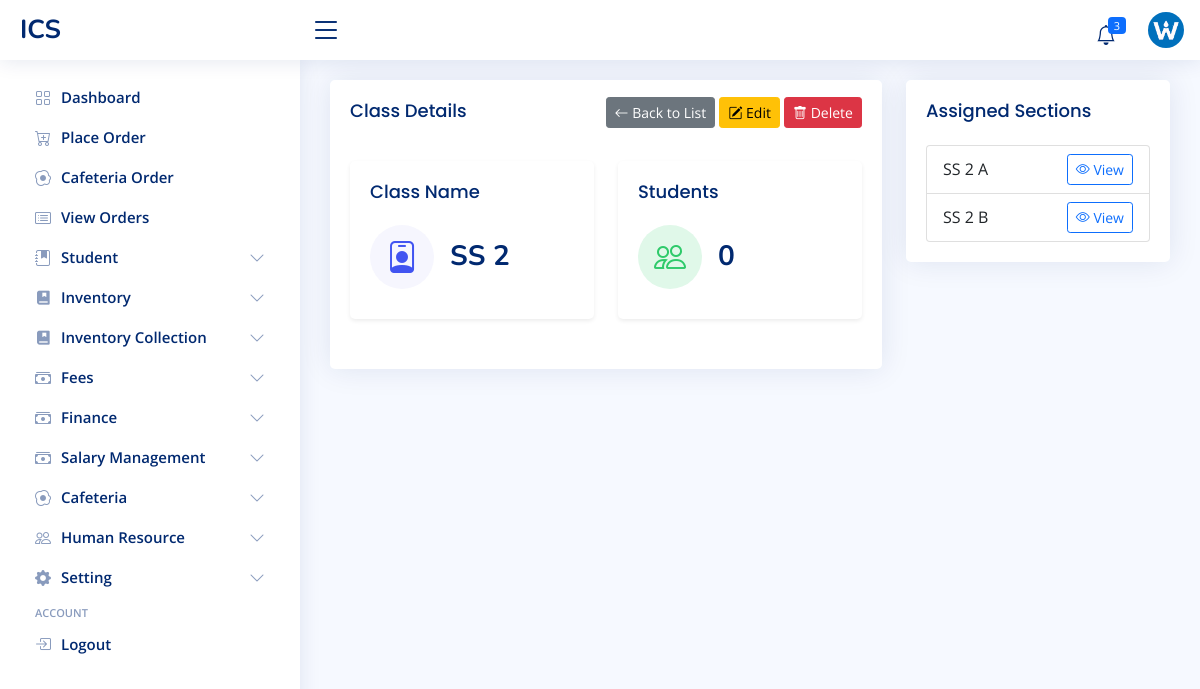
Screenshot of /class/3/ (signed in) with the database file from the repository.
### admin_site/models.py (models this page shows, shortened)
class SchoolInfoModel(models.Model):
    name = models.CharField(max_length=250)
    short_name = models.CharField(max_length=50)
    logo = models.FileField(upload_to='images/logo', blank=True, null=True)
    mobile = models.CharField(max_length=20)
    email = models.EmailField()
    address = models.CharField(max_length=255)
    def __str__(self):
        return self.short_name.upper()

class ClassesModel(models.Model):
    name = models.CharField(max_length=100, unique=True)
    section = models.ManyToManyField(ClassSectionModel, blank=True)
    created_at = models.DateTimeField(auto_now_add=True, blank=True, null=True)
    updated_at = models.DateTimeField(auto_now=True, blank=True, null=True)
    class Meta:
        constraints = [models.UniqueConstraint(fields=['name'], name='unique_name_class_type_combo')]
    def number_of_students(self):
        StudentModel = apps.get_model('student', 'StudentModel')
        return StudentModel.objects.filter(student_class=self).count()

class ClassSectionModel(models.Model):
    name = models.CharField(max_length=100, unique=True)
    created_at = models.DateTimeField(auto_now_add=True, blank=True, null=True)
    updated_at = models.DateTimeField(auto_now=True, blank=True, null=True)
    class Meta:
        constraints = [models.UniqueConstraint(fields=['name'], name='unique_class_name_type_combo')]
    def __str__(self):
        return self.name.upper()

### admin_site/views.py (the view)
# urls.py: path('class/<int:pk>/', ClassDetailView.as_view(), name='class_detail'),
class ClassDetailView(LoginRequiredMixin, PermissionRequiredMixin, DetailView):
    model = ClassesModel
    permission_required = 'admin_site.add_classesmodel'
    template_name = 'admin_site/class/detail.html'
    context_object_name = "class"
    def get_context_data(self, **kwargs):
        context = super().get_context_data(**kwargs)
        context['form'] = ClassForm()
        context['class_section_list'] = ClassSectionModel.objects.all()
        return context

### admin_site/templates/admin_site/class/detail.html (shortened to what this page needs)
{% extends 'admin_site/layout.html' %}
{% block 'main' %}
<div class="row">
    <div class="col-xl-8">
        <div class="card">
            <div class="card-body">
                <div class="d-flex justify-content-between align-items-center">
                    <h5 class="card-title">Class Details</h5>
                    <div>
                        <a href="{% url 'class_index' %}" class="btn btn-secondary btn-sm" title="Back to List">
                            <i class="bi bi-arrow-left"></i> Back to List
                        </a>
                        <button type="button" title="Edit Class" class="btn btn-warning btn-sm" data-bs-toggle="modal" data-bs-target="#editClassModal">
                            <i class="bi bi-pencil-square"></i> Edit
                        </button>
                        <a type="button" title="Delete Class" href="{% url 'class_delete' class.id %}" class="btn btn-danger btn-sm">
                            <i class="bi bi-trash"></i> Delete
                        </a>
                    </div>
                </div>
                <div class="row mt-3">
                    <div class="col-md-6">
                        <div class="card info-card sales-card shadow-sm">
                            <div class="card-body">
                                <h5 class="card-title">Class Name</span></h5>
                                <div class="d-flex align-items-center">
                                    <div class="card-icon rounded-circle d-flex align-items-center justify-content-center">
                                        <i class="bi bi-person-badge"></i>
                                    </div>
                                    <div class="ps-3">
                                        <h6>{{ class.name|upper }}</h6>
                                    </div>
                                </div>
                            </div>
                        </div>
                    </div>
                    <div class="col-md-6">
                        <div class="card info-card revenue-card shadow-sm">
                            <div class="card-body">
                                <h5 class="card-title">Students</span></h5>
                                <div class="d-flex align-items-center">
                                    <div class="card-icon rounded-circle d-flex align-items-center justify-content-center">
                                        <i class="bi bi-people"></i>
                                    </div>
                                    <div class="ps-3">
                                        <h6>{{ class.number_of_students }}</h6>
                                    </div>
                                </div>
                            </div>
                        </div>
                    </div>
                </div>
            </div>
        </div>
    </div>
    <div class="col-xl-4">
        <div class="card">
            <div class="card-body">
                <h5 class="card-title">Assigned Sections</h5>
                {% if class.section.all %}
                    <ul class="list-group">
                        {% for section in class.section.all %}
                            <li class="list-group-item d-flex justify-content-between align-items-center">
                                {{ class.name|upper }} {{ section.name|upper }}
                                <a title="View Section Roster" href="{% url 'class_section_info_detail' class.id section.id %}" class="btn btn-outline-primary btn-sm">
                                    <i class="bi bi-eye"></i> View
                                </a>
                            </li>
                        {% endfor %}
                    </ul>
                {% else %}
                    <div class="alert alert-warning text-center">
                        No sections have been assigned to this class.
                    </div>
                {% endif %}
            </div>
        </div>
    </div>
</div>
{% endblock %}

### admin_site/templates/admin_site/layout.html (shortened to what this page needs)
<!DOCTYPE html>
{% load static %}
<html lang="en">
<head>
    <link href="{% static 'admin_site/vendor/bootstrap/css/bootstrap.min.css' %}" rel="stylesheet">
    <link href="{% static 'admin_site/vendor/bootstrap-icons/bootstrap-icons.css' %}" rel="stylesheet">
    <link href="{% static 'admin_site/vendor/boxicons/css/boxicons.min.css' %}" rel="stylesheet">
    <link href="{% static 'admin_site/vendor/quill/quill.snow.css' %}" rel="stylesheet">
    <link href="{% static 'admin_site/vendor/quill/quill.bubble.css' %}" rel="stylesheet">
    <link href="{% static 'admin_site/vendor/remixicon/remixicon.css' %}" rel="stylesheet">
    <link href="{% static 'admin_site/vendor/simple-datatables/style.css' %}" rel="stylesheet">
    <link href="{% static 'admin_site/styles/style.css' %}" rel="stylesheet">
</head>
<body>
<header class="header non-printable fixed-top d-flex align-items-center" id="header">
    <div class="d-flex align-items-center justify-content-between">
        <a class="logo d-flex align-items-center" href="{% url 'admin_dashboard' %}">
            <span class="d-none d-lg-block">{{ school_info|upper }}</span>
        </a>
        <i class="bi bi-list toggle-sidebar-btn"></i>
    </div>
    <nav class="header-nav ms-auto">
        <ul class="d-flex align-items-center">
            <li class="nav-item dropdown">
          <a class="nav-link nav-icon" href="#" data-bs-toggle="dropdown">
            <i class="bi bi-bell"></i>
            <span class="badge bg-primary badge-number">{{ low_stock }}</span>
          </a>
        </li>
            <li class="nav-item dropdown pe-3">
                <a class="nav-link nav-profile d-flex align-items-center pe-0" data-bs-toggle="dropdown" href="#">
                    {% if user.is_superuser %}
                    <img alt="Profile" class="rounded-circle" src="{{ school_info.logo.url }}">
                    {% else %}
                    {% if user.profile.staff.image %}
                    <img alt="Profile" class="rounded-circle" src="{{user.profile.staff.image.url}}">
                    {% else %}
                    <img alt="Profile" class="rounded-circle" src="{% static 'admin_site/images/default_image.jpg' %}">
                    {% endif %}
                    {% endif %}
                </a>
            </li>
        </ul>
    </nav>
</header>
<aside class="sidebar non-printable" id="sidebar" style="">
    <ul class="sidebar-nav" id="sidebar-nav">
        <li class="nav-item">
            <a class="nav-link collapsed" href="{% url 'admin_dashboard' %}">
                <i class="bi bi-grid"></i>
                <span>Dashboard</span>
            </a>
        </li>
        {% if 'inventory.add_salemodel' in perms %}
        <li class="nav-item">
            <a class="nav-link collapsed" href="{% url 'place_order' %}">
                <i class="bi bi-cart-plus"></i>
                <span>Place Order</span>
            </a>
        </li>
        {% endif %}
        {% if 'cafeteria.add_mealcollectionmodel' in perms %}
        <li class="nav-item">
            <a class="nav-link collapsed" href="{% url 'cafeteria_collection_live' %}">
                <i class="bi bi-egg-fried"></i>
                <span>Cafeteria Order</span>
            </a>
        </li>
        {% endif %}
        {% if 'inventory.view_salemodel' in perms %}
        <li class="nav-item">
            <a class="nav-link collapsed" href="{% url 'view_orders' %}">
                <i class="bi bi-card-list"></i>
                <span>View Orders</span>
            </a>
        </li>
        {% endif %}
        {% if 'student.add_studentmodel' in perms or 'student.view_studentmodel' in perms or 'student.view_studentsettingmodel' in perms %}
            <li class="nav-item">
                <a class="nav-link collapsed" data-bs-target="#stud" data-bs-toggle="collapse" href="#">
                    <i class="bi bi-journal-bookmark-fill"></i><span>Student</span><i
                        class="bi bi-chevron-down ms-auto"></i>
                </a>
            </li>
            {% endif %}
        {% if 'inventory.view_itemmodel' in perms or 'inventory.view_stockinmodel' in perms or 'inventory.view_inventorycollectionmodel' in perms %}
        <li class="nav-item">
            <a class="nav-link collapsed" data-bs-target="#acad" data-bs-toggle="collapse" href="#">
                <i class="ri-book-mark-fill"></i><span>Inventory</span><i class="bi bi-chevron-down ms-auto"></i>
            </a>
        </li>
        {% endif %}
        {% if 'inventory.view_itemmodel' in perms or 'inventory.view_stockinmodel' in perms or 'inventory.view_purchaseordermodel' in perms %}
        <li class="nav-item">
            <a class="nav-link collapsed" data-bs-target="#acad2" data-bs-toggle="collapse" href="#">
                <i class="ri-book-mark-fill"></i><span>Inventory Collection</span><i class="bi bi-chevron-down ms-auto"></i>
            </a>
        </li>
        {% endif %}
         {% if 'finance.view_feemodel' in perms or 'finance.view_feepaymentmodel' in perms %}
        <li class="nav-item">
            <a class="nav-link collapsed" data-bs-target="#fees" data-bs-toggle="collapse" href="#">
                <i class="bi bi-cash-stack"></i><span>Fees</span><i class="bi bi-chevron-down ms-auto"></i>
            </a>
        </li>
        {% endif %}
        {% if 'finance.add_studentfundingmodel' in perms or 'finance.view_studentfundingmodel' in perms or 'finance.view_expensemodel' in perms %}
            <li class="nav-item">
                <a class="nav-link collapsed" data-bs-target="#fee" data-bs-toggle="collapse" href="#">
                    <i class="bi bi-cash-stack"></i><span>Finance</span><i class="bi bi-chevron-down ms-auto"></i>
                </a>
            </li>
            {% endif %}
        {% if 'finance.add_salaryrecord' in perms or 'finance.view_salaryrecord' in perms %}
            <li class="nav-item">
                <a class="nav-link collapsed" data-bs-target="#sal" data-bs-toggle="collapse" href="#">
                    <i class="bi bi-cash-stack"></i><span>Salary Management</span><i class="bi bi-chevron-down ms-auto"></i>
                </a>
            </li>
            {% endif %}
        {% if 'cafeteria.view_mealcollectionmodel' in perms or 'cafeteria.view_cafeteriasettingmodel' in perms %}
        <li class="nav-item">
            <a class="nav-link collapsed" data-bs-target="#cafe" data-bs-toggle="collapse" href="#">
                <i class="bi bi-egg-fried"></i><span>Cafeteria</span><i class="bi bi-chevron-down ms-auto"></i>
            </a>
        </li>
        {% endif %}
       {% if 'human_resource.add_staffmodel' in perms or 'human_resource.view_staffmodel' in perms or 'auth.add_group' in perms %}
        <li class="nav-item">
            <a class="nav-link collapsed" data-bs-target="#hr" data-bs-toggle="collapse" href="#">
                <i class="bi bi-people"></i><span>Human Resource</span><i class="bi bi-chevron-down ms-auto"></i>
            </a>
        </li>
        {% endif %}
        {% if 'admin_site.change_schoolinfomodel' in perms or 'admin_site.change_schoolsettingmodel' in perms or 'admin_site.add_classesmodel' in perms %}
            <li class="nav-item">
                <a class="nav-link collapsed" data-bs-target="#tables-nav" data-bs-toggle="collapse" href="#">
                    <i class="bi bi-gear-fill"></i><span>Setting</span><i class="bi bi-chevron-down ms-auto"></i>
                </a>
            </li>
            {% endif %}
        <li class="nav-heading">Account</li>
        <li class="nav-item">
            <a class="nav-link collapsed" href="{% url 'logout' %}">
                <i class="bi bi-box-arrow-in-right"></i>
                <span>Logout</span>
            </a>
        </li></ul>
</aside>
<main class="main" id="main">
    <section class="section dashboard">
        {% block 'main' %} {% endblock %}
    </section>
</main>
</body>
</html>

### rows the page displays
SchoolInfoModel: short_name "ICS", logo (picture)
ClassesModel: name "SS 2", number_of_students "0"
ClassSectionModel: name "A"
ClassSectionModel: name "B"

### other values shown
{{ low_stock }} "3"
